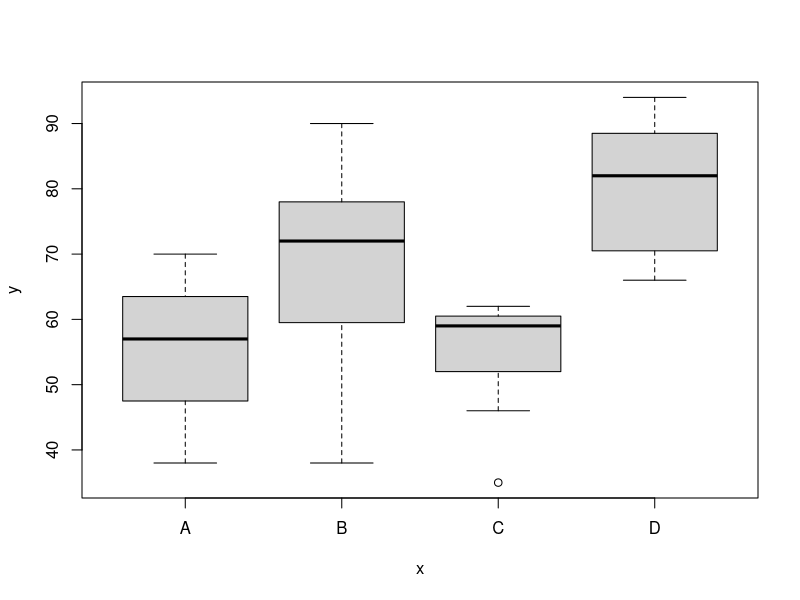

The R script that drew this image: (Note: this script raises an error after producing the figure.)
## ---- chunk 1
pneu1 <- c(59, 34, 32, 62, 37, 35, 69, 42, 43, 47, 71, 58) 
pneu2 <- c(39, 126, 127, 48, 54, 65, 70, 76, 118, 87, 90, 111)

shapiro.test(pneu1)
shapiro.test(pneu2)
t.test(pneu1, pneu2)

## ---- chunk 2
chlapec <- c(9.3, 0.0, 12.2, 8.1, 5.7, 6.8, 3.6, 9.4, 8.5, 7.3, 9.7)
dievča <- c(7.1, 0.0, 5.9, 7.6, 2.8, 5.8, 7.2, 7.4, 3.5, 3.3, 7.5, 7.0)

shapiro.test(chlapec)
shapiro.test(dievča)
wilcox.test(chlapec, dievča, paired = FALSE)
t.test(chlapec, dievča)
## ---- chunk 3
A <- c(57, 65, 50, 45, 70, 62, 38)
B <- c(81, 72, 64, 55, 90, 38, 75)
C <- c(35, 62, 58, 59, 46, 60, 61)
D <- c(73, 85, 92, 68, 82, 94, 66)

shapiro.test(A)
shapiro.test(B)
shapiro.test(C)
shapiro.test(D)

kruskal.test(A, B, C, D)

y <- c(A, B, C, D)
x <- c(rep("A", 7), rep("B", 7), rep("C", 7), rep("D", 7))
boxplot(y ~ x)


## ---- chunk 4
poisťovňa1 <- c(396, 438, 336, 318)
poisťovňa2 <- c(348, 360, 522)
poisťovňa3 <- c(378, 330, 294, 474, 432)

shapiro.test(poisťovňa1)
shapiro.test(poisťovňa2)
shapiro.test(poisťovňa3)

kruskal.test(poisťovňa1, poisťovňa2, poisťovňa3)


## ---- chunk 5
x <- c(3.78, 3.32, 4.29, 3.78, 4.34, 4.21, 4.67, 4.55, 3.97, 4.18)
y <- c(3.76, 3.87, 4.45, 3.71, 4.31, 4.62, 4.79, 4.55, 4.21, 4.01)
## ---- chunk 6
x <- c(3.82, 4.22, 3.78, 4.06, 3.74, 3.81, 3.89, 4.65, 4.15, 3.98)
y <- c(3.76, 4.49, 3.83, 4.21, 3.68, 4.02, 4.02, 4.75, 4.25, 3.98)
## ---- chunk 7
 x <- c(4.28, 3.92, 3.29, 4.18, 3.54, 4.21, 3.89, 4.25, 4.05, 3.67)
 y <- c(4.19, 4.08, 3.48, 4.01, 3.65, 4.38, 4.19, 4.18, 4.35, 3.88)
## ---- chunk 8
x <- c(3.82, 4.32, 4.29, 4.78, 3.34, 4.21, 3.67, 4.25, 3.97, 4.68)
y <- c(4.01, 4.31, 4.33, 4.91, 3.61, 4.19, 3.82, 4.43, 3.62, 4.81)
